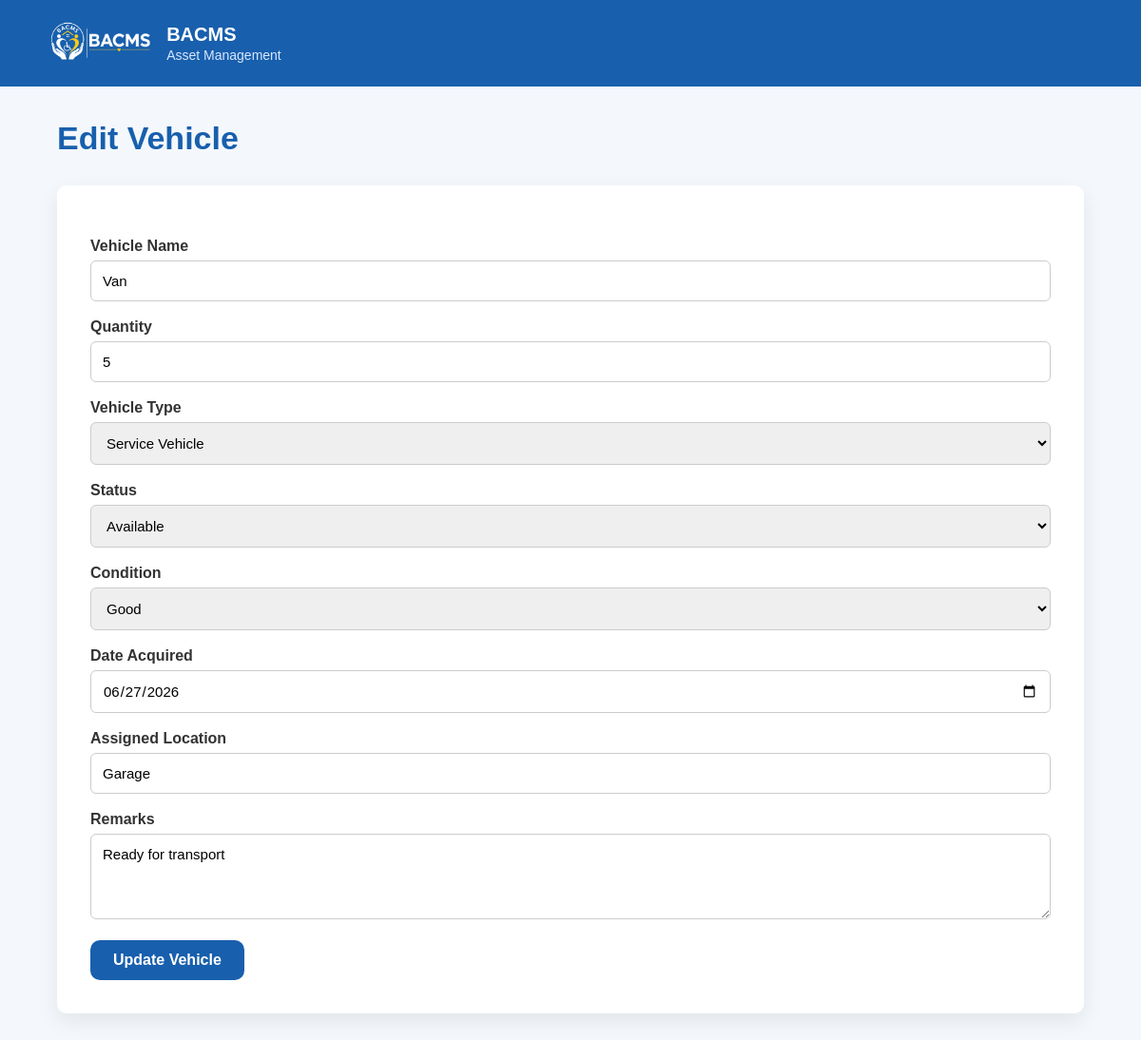
The app's page /admin/edit_vehicle.php?id=5 with its own data.
### tables this page shows
CREATE TABLE `transport_vehicles` (
  `vehicle_id` int(11) NOT NULL,
  `vehicle_name` varchar(100) NOT NULL,
  `vehicle_quantity` int(11) NOT NULL,
  `vehicle_type` varchar(100) NOT NULL,
  `vehicle_status` varchar(100) NOT NULL,
  `vehicle_condition` varchar(100) NOT NULL,
  `date_acquired` date NOT NULL,
  `assigned_location` varchar(100) NOT NULL,
  `vehicle_remarks` varchar(255) NOT NULL
);

### admin/edit_vehicle.php (the view, shortened to what this page needs)
<?php
require_once("../config/database.php");
$vehicle_id = (int) $_GET['id'];
$result = mysqli_query(
    $conn,
    "SELECT * FROM transport_vehicles
     WHERE vehicle_id = '$vehicle_id'"
);
$vehicle = mysqli_fetch_assoc($result);
?>
<!DOCTYPE html>
<html>
<head>
    <link rel="stylesheet" href="../css/admin_style.css">
</head>
<body>
<div class="navbar">
    <div class="logo-section">
        <img src="../images/headerlogo.png" alt="BACMS Logo">
        <div>
            <h2>BACMS</h2>
            <p>Asset Management</p>
        </div>
    </div>
</div>
<div class="container">
    <h1 class="page-title">Edit Vehicle</h1>
    <div class="card">
        <form method="POST">
            <p>
                <label>Vehicle Name</label>
                <input
                    type="text"
                    name="vehicle_name"
                    value="<?php echo $vehicle['vehicle_name']; ?>"
                    required>
            </p>
            <p>
                <label>Quantity</label>
                <input
                    type="number"
                    name="vehicle_quantity"
                    min="1"
                    value="<?php echo $vehicle['vehicle_quantity']; ?>"
                    required>
            </p>
            <p>
                 <label>Vehicle Type</label>
    <select
        name="vehicle_type"
        required>
        <option value="Service Vehicle"
            <?php if ($vehicle['vehicle_type'] == "Service Vehicle") echo "selected"; ?>>
            Service Vehicle
        </option>
    </select>
            </p>
            <p>
                <label>Status</label>
                <select
                    name="vehicle_status">
                    <option value="Available"
                        <?php if ($vehicle['vehicle_status'] == "Available") echo "selected"; ?>>
                        Available
                    </option>
                </select>
            </p>
            <p>
                <label>Condition</label>
                <select
                    name="vehicle_condition">
                    <option value="Good"
                        <?php if ($vehicle['vehicle_condition'] == "Good") echo "selected"; ?>>
                        Good
                    </option>
                </select>
            </p>
            <p>
                <label>Date Acquired</label>
                <input
                    type="date"
                    name="date_acquired"
                    value="<?php echo $vehicle['date_acquired']; ?>"
                    required>
            </p>
            <p>
                <label>Assigned Location</label>
                <input
                    type="text"
                    name="assigned_location"
                    value="<?php echo $vehicle['assigned_location']; ?>"
                    required>
            </p>
            <p>
                <label>Remarks</label>
                <textarea
                    name="vehicle_remarks"><?php echo $vehicle['vehicle_remarks']; ?></textarea>
            </p>
            <button
                type="submit"
                name="update_vehicle"
                class="save-btn">
                Update Vehicle
            </button>
        </form>
    </div>
</div>
</body>
</html>

### css/admin_style.css (style rules this page uses)
* { margin:0; padding:0; box-sizing:border-box; font-family:Arial, Helvetica, sans-serif; }
body { background:#f4f8fc; color:#333; }
.navbar { width:100%; background:#185fad; color:white; display:flex; justify-content:space-between; align-items:center; padding:18px 50px; }
.logo-section { display:flex; align-items:center; }
.logo-section img { height:55px; width:auto; margin-right:15px; object-fit:contain; display:block; }
.logo-section h2 { font-size:20px; margin-bottom:2px; }
.logo-section p { font-size:14px; color:#d9e7ff; }
.container { width:90%; max-width:1200px; margin:35px auto; }
.page-title { color:#185fad; font-size:34px; font-weight:bold; margin-bottom:30px; }
.card { background:white; border-radius:10px; padding:35px; box-shadow:0 8px 22px rgba(0,0,0,.08); }
.add-btn, .save-btn { display:inline-block; background:#185fad; color:white; text-decoration:none; padding:12px 24px; border:none; border-radius:10px; cursor:pointer; font-size:16px; font-weight:bold; transition:.3s; }
form { margin-top:20px; }
form p { margin-bottom:18px; }
label { font-weight:bold; display:block; margin-bottom:6px; }
input[type=text], input[type=number], input[type=date], select, textarea { width:100%; padding:12px; border:1px solid #ccc; border-radius:6px; font-size:15px; }
textarea { resize:vertical; min-height:90px; }

### records on screen
transport_vehicles: vehicle_name "Van", vehicle_quantity "5", vehicle_type "Service Vehicle", vehicle_status "Available", vehicle_condition "Good", date_acquired "06/27/2026", assigned_location "Garage", vehicle_remarks "Ready for transport"
